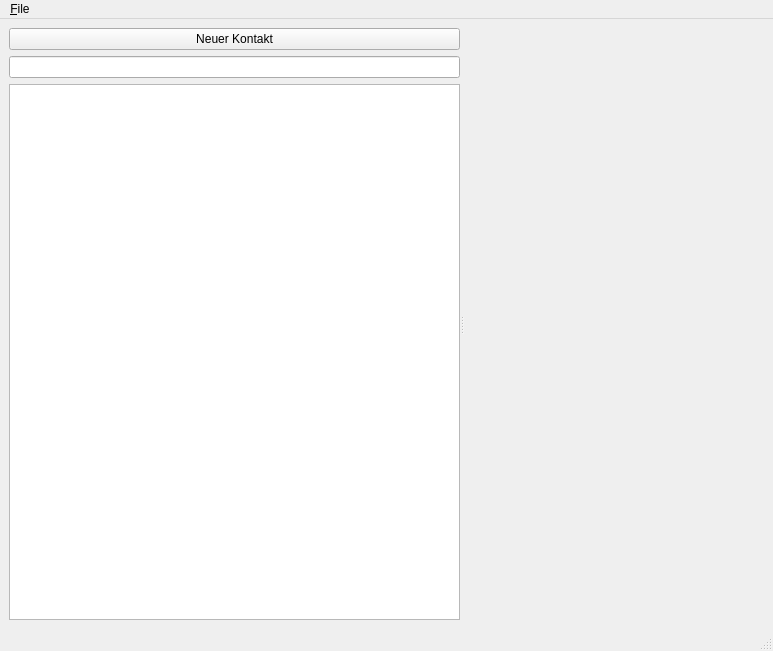
<?xml version="1.0" encoding="UTF-8"?>
<ui version="4.0">
 <class>AddressBook</class>
 <widget class="QMainWindow" name="AddressBook">
  <property name="geometry">
   <rect>
    <x>0</x>
    <y>0</y>
    <width>773</width>
    <height>651</height>
   </rect>
  </property>
  <property name="windowTitle">
   <string>Address Book</string>
  </property>
  <widget class="QWidget" name="centralwidget">
   <property name="enabled">
    <bool>true</bool>
   </property>
   <property name="sizePolicy">
    <sizepolicy hsizetype="Expanding" vsizetype="Expanding">
     <horstretch>0</horstretch>
     <verstretch>0</verstretch>
    </sizepolicy>
   </property>
   <layout class="QHBoxLayout" name="horizontalLayout">
    <item>
     <widget class="QSplitter" name="splitter">
      <property name="orientation">
       <enum>Qt::Horizontal</enum>
      </property>
      <widget class="QWidget" name="">
       <layout class="QVBoxLayout" name="verticalLayout">
        <item>
         <widget class="QPushButton" name="newContact">
          <property name="text">
           <string>Neuer Kontakt</string>
          </property>
         </widget>
        </item>
        <item>
         <widget class="QLineEdit" name="search">
          <property name="inputMask">
           <string/>
          </property>
          <property name="text">
           <string/>
          </property>
          <property name="placeholderText">
           <string notr="true"/>
          </property>
         </widget>
        </item>
        <item>
         <widget class="QListWidget" name="contactList"/>
        </item>
       </layout>
      </widget>
      <widget class="QStackedWidget" name="stackedWidget">
       <property name="minimumSize">
        <size>
         <width>300</width>
         <height>0</height>
        </size>
       </property>
       <property name="currentIndex">
        <number>-1</number>
       </property>
      </widget>
     </widget>
    </item>
   </layout>
  </widget>
  <widget class="QMenuBar" name="menubar">
   <property name="geometry">
    <rect>
     <x>0</x>
     <y>0</y>
     <width>773</width>
     <height>23</height>
    </rect>
   </property>
   <widget class="QMenu" name="menu_File">
    <property name="title">
     <string>&amp;File</string>
    </property>
    <addaction name="action_Quit"/>
   </widget>
   <addaction name="menu_File"/>
  </widget>
  <widget class="QStatusBar" name="statusbar"/>
  <action name="action_Quit">
   <property name="text">
    <string>&amp;Quit</string>
   </property>
   <property name="shortcut">
    <string>Ctrl+Q</string>
   </property>
  </action>
 </widget>
 <resources/>
 <connections/>
 <designerdata>
  <property name="gridDeltaX">
   <number>10</number>
  </property>
  <property name="gridDeltaY">
   <number>10</number>
  </property>
  <property name="gridSnapX">
   <bool>true</bool>
  </property>
  <property name="gridSnapY">
   <bool>true</bool>
  </property>
  <property name="gridVisible">
   <bool>true</bool>
  </property>
 </designerdata>
</ui>
